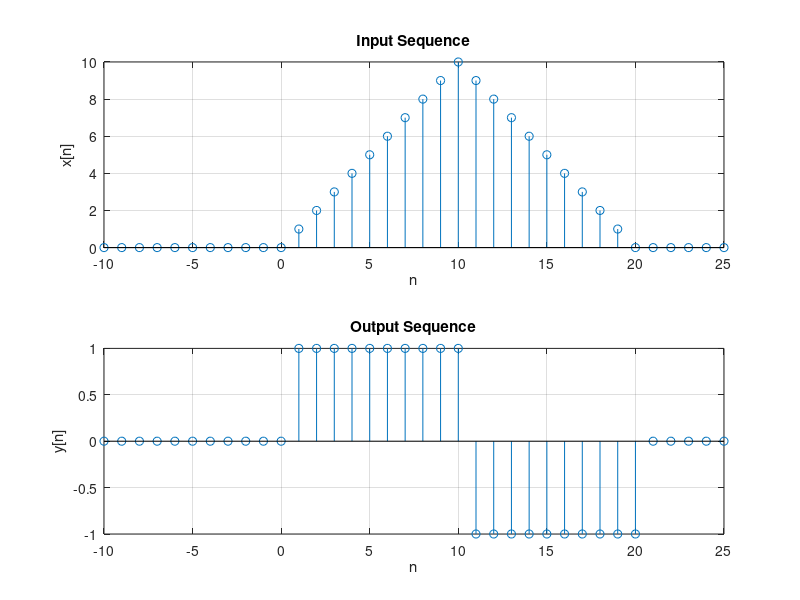

Write the MATLAB code that produced this figure. (Note: this script raises an error after producing the figure.)
n = -10:25;
u_n = @(n) n >= 0;
x=n .*(u_n(n)-u_n(n-10)) + (20-n) .*(u_n(n-10)-u_n(n-20));

y = zeros(size(x));
y(1) = x(1);

for k = 2:length(x)
    y(k) = x(k) - x(k - 1);
end

subplot(2, 1, 1);
stem(n, x);
title('Input Sequence');
xlabel('n');
ylabel('x[n]');
grid on;

subplot(2, 1, 2);
stem(n, y);
title('Output Sequence');
xlabel('n');
ylabel('y[n]');
grid on;

sgtitle('First-Order Digital Differentiator');
